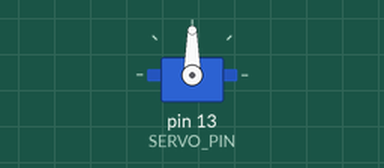
Recording of a program running on a simulated Arduino Uno, built with avr-gcc and run on an emulated ATmega328P. Parts: servo.

Above: at 0.05 s.
At 0.55 s:
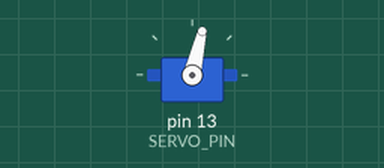
At 1.2 s:
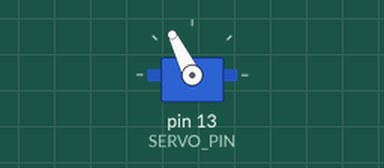
At 2.4 s:
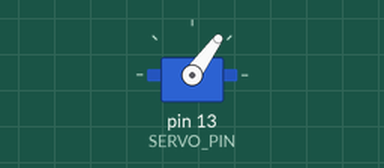
Timing chart, 0 to 5.5 s (numbered marks = the images above):
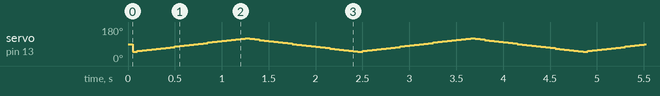

The program:

main.cpp
```cpp
// ------- BIBLIOTECAS -------
#include <Arduino.h>
#include <Servo.h>

// -------- AJUSTES ---------
#define SERVO_PIN 13  // El servo está conectado a este pin
#define SERVO_SPEED 3 // velocidad definida para el servo
#define MIN_ANGLE 50  // min. angulo
#define MAX_ANGLE 120 // máx. ángulo

// ------- VARIABLES -------

Servo myServo;
uint32_t servoTimer;
boolean isTurnPositive;
int servoAngle;

// Declaracion de funciones
void girarServo();

// --------- SETUP ----------
// funcion base de Arduino
void setup()
{
  myServo.attach(SERVO_PIN);
}

// ---------- LOOP ----------
// funcion base de Arduino
void loop()
{
  girarServo();
}

// --------- FUNCIONES --------
void girarServo()
{
  if (millis() - servoTimer >= 50)
  {
    servoTimer = millis();
    if (isTurnPositive)
    {
      servoAngle += SERVO_SPEED;
      if (servoAngle >= MAX_ANGLE)
      {
        servoAngle = MAX_ANGLE;
        isTurnPositive = false;
      }
    }
    else
    {
      servoAngle -= SERVO_SPEED;
      if (servoAngle <= MIN_ANGLE)
      {
        servoAngle = MIN_ANGLE;
        isTurnPositive = true;
      }
    }
    myServo.write(servoAngle);
  }
}
```
